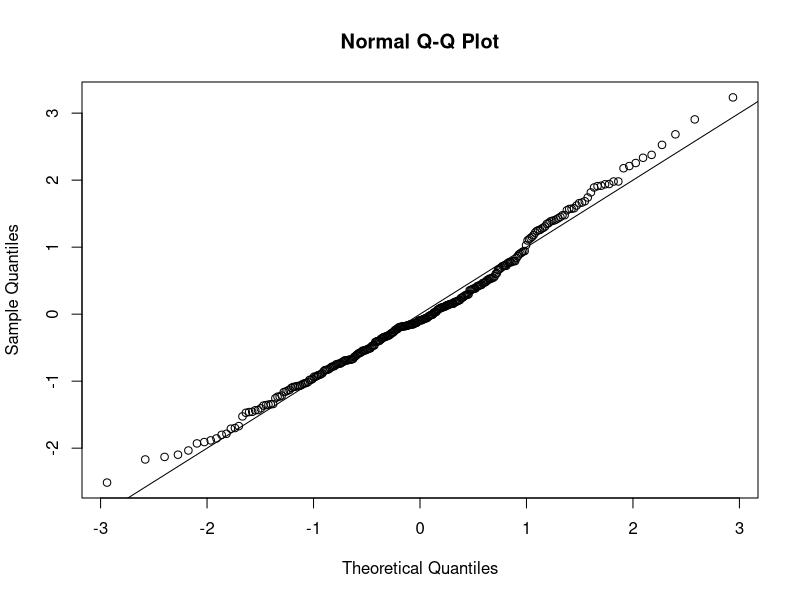
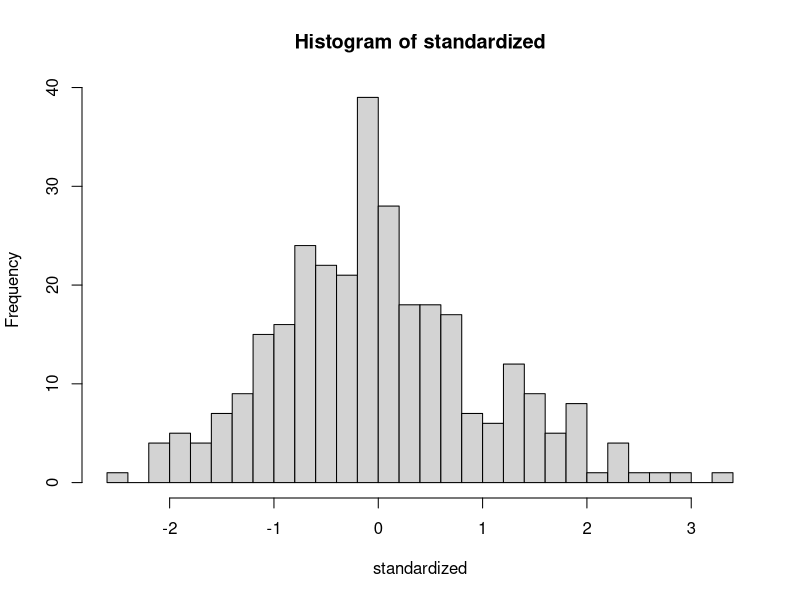
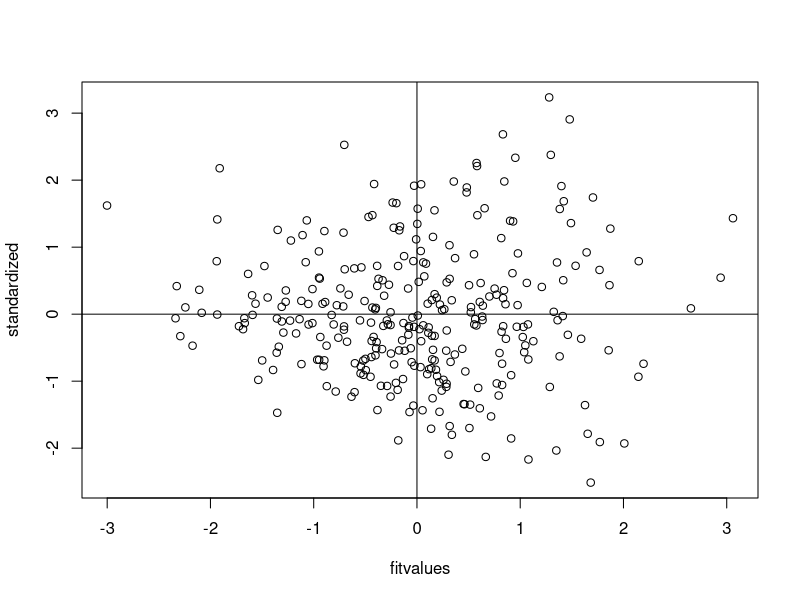

Generate these figures, in order, with R:
setwd("E:/GA/Scales")
master = read.csv("Meaning_Scales_WellBeingScale_RR_RN_Paper.csv")
summary(master)

##No reverse coded items.
library(car)
master$Q24_5 = recode(master$Q24_5, "1='6'; 2='5'; 3='4'; 4='3'; 5='2'; 6='1'")
master$Q24_10 = recode(master$Q24_10, "1='6'; 2='5'; 3='4'; 4='3'; 5='2'; 6='1'")
master$Q24_13 = recode(master$Q24_13, "1='6'; 2='5'; 3='4'; 4='3'; 5='2'; 6='1'")
master$Q24_14 = recode(master$Q24_14, "1='6'; 2='5'; 3='4'; 4='3'; 5='2'; 6='1'")
master$Q24_15 = recode(master$Q24_15, "1='6'; 2='5'; 3='4'; 4='3'; 5='2'; 6='1'")
master$Q24_16 = recode(master$Q24_16,"1='6'; 2='5'; 3='4'; 4='3'; 5='2'; 6='1'")
master$Q24_17 = recode(master$Q24_17, "1='6'; 2='5'; 3='4'; 4='3'; 5='2'; 6='1'")
master$Q24_18 = recode(master$Q24_18, "1='6'; 2='5'; 3='4'; 4='3'; 5='2'; 6='1'")
master$Q24_19 = recode(master$Q24_19, "1='6'; 2='5'; 3='4'; 4='3'; 5='2'; 6='1'")
master$Q24_23 = recode(master$Q24_23, "1='6'; 2='5'; 3='4'; 4='3'; 5='2'; 6='1'")
master$Q24_26 = recode(master$Q24_26, "1='6'; 2='5'; 3='4'; 4='3'; 5='2'; 6='1'")
master$Q24_27 = recode(master$Q24_27, "1='6'; 2='5'; 3='4'; 4='3'; 5='2'; 6='1'")
master$Q24_30 = recode(master$Q24_30,"1='6'; 2='5'; 3='4'; 4='3'; 5='2'; 6='1'")
master$Q24_31 = recode(master$Q24_31, "1='6'; 2='5'; 3='4'; 4='3'; 5='2'; 6='1'")
master$Q24_32 = recode(master$Q24_32, "1='6'; 2='5'; 3='4'; 4='3'; 5='2'; 6='1'")
master$Q24_34 = recode(master$Q24_34, "1='6'; 2='5'; 3='4'; 4='3'; 5='2'; 6='1'")
master$Q24_36 = recode(master$Q24_36,"1='6'; 2='5'; 3='4'; 4='3'; 5='2'; 6='1'")
master$Q24_39 = recode(master$Q24_39, "1='6'; 2='5'; 3='4'; 4='3'; 5='2'; 6='1'")
master$Q24_41 = recode(master$Q24_41, "1='6'; 2='5'; 3='4'; 4='3'; 5='2'; 6='1'")
####DATA SCREENING####

##Missing Data##
library(mice)
percentmiss = function(x){ sum(is.na(x))/length(x) *100 }

##Going by rows ONLY
notypos = master
missing = apply(notypos[ , 3:44], 1, percentmiss) 
table(missing)

##Replace only the data that you should
replacepeople = notypos[ missing <= 5 , ]  
dontpeople = notypos[ missing > 5 , ]

##Figure out the columns to exclude
apply(replacepeople, 2, percentmiss)
replacecolumn = replacepeople[ , -c(1,2,45)]
dontcolumn = replacepeople[ , c(1,2,45)]

##MICE
tempnomiss = mice(replacecolumn)
nomiss = complete(tempnomiss, 1)
summary(nomiss)

##(By your powers) Combine (I am Captain Planet!)
filledin_none = cbind(dontcolumn, nomiss)
summary(filledin_none)

##Small note: When MICE is run on this project the YEAR column
##is moved from the last column to the thrid column.
##This trend is not observed with data that does not need
##to be MICE'd. All code exluding ID columns has been corrected
##for this. 
#~Hannah 

##Outliers##
##Mahal

mahal = mahalanobis(nomiss[ , -c(1:3)], 
                    colMeans(nomiss[ , -c(1:3)], na.rm = TRUE),
                    cov(nomiss[ , -c(1:3)], use="pairwise.complete.obs"))

summary(mahal)
cutoff = qchisq(.999,ncol(nomiss[ , -c(1:3)])) 
summary(mahal < cutoff)
noout = nomiss[ mahal < cutoff, ]

##Additivity: correlations
correlations = cor(noout[,-c(1:3)], use="pairwise.complete.obs")
symnum(correlations)

##Make the random stuff & exclude the ID columns 
random = rchisq(nrow(noout), 7)
fake = lm(random~., data=noout[ , -c(1:3)])

##get the linearity plot
##create the standardized residuals
standardized = rstudent(fake)
qqnorm(standardized)
abline(0,1)

##multivariate normality
hist(standardized, breaks=30)

##homogeneity and homoscedasticity
fitvalues = scale(fake$fitted.values)
plot(fitvalues, standardized) 
abline(0,0)
abline(v = 0)

##Scoring
AUT <- rowSums(noout[, c("Q24_1", "Q24_7", "Q24_13", "Q24_19", "Q24_25", "Q24_31","Q24_37")])
AUT

EM <- rowSums(noout[, c("Q24_2", "Q24_8", "Q24_14", "Q24_20", "Q24_26", "Q24_32","Q24_38")])
EM

PG <- rowSums(noout[, c("Q24_3", "Q24_9", "Q24_15", "Q24_21", "Q24_27", "Q24_33","Q24_39")])
PG

PR <- rowSums(noout[, c("Q24_4", "Q24_10", "Q24_16", "Q24_22", "Q24_28", "Q24_34","Q24_40")])
PR

PL <- rowSums(noout[, c("Q24_5", "Q24_11", "Q24_17", "Q24_23", "Q24_29", "Q24_35","Q24_41")])
PL

SA <- rowSums(noout[, c("Q24_6", "Q24_12", "Q24_18", "Q24_24", "Q24_30", "Q24_36","Q24_42")])
SA
